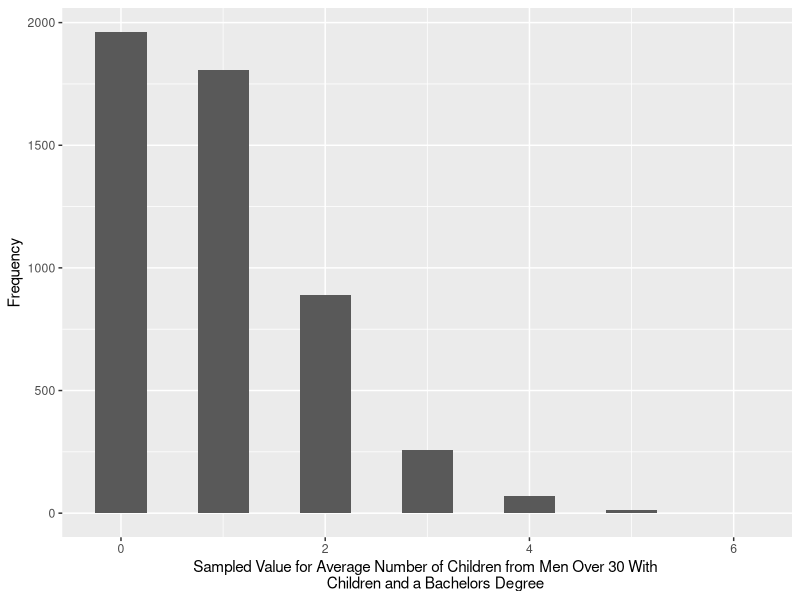
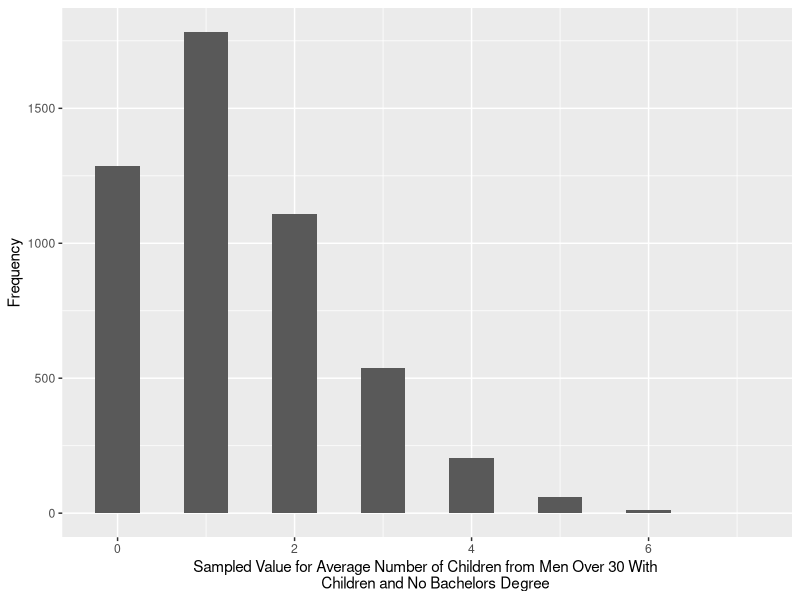
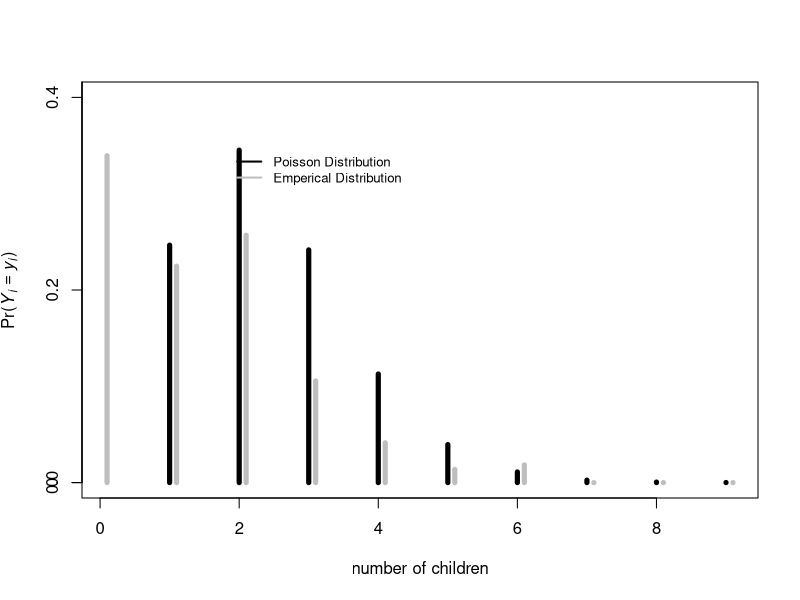
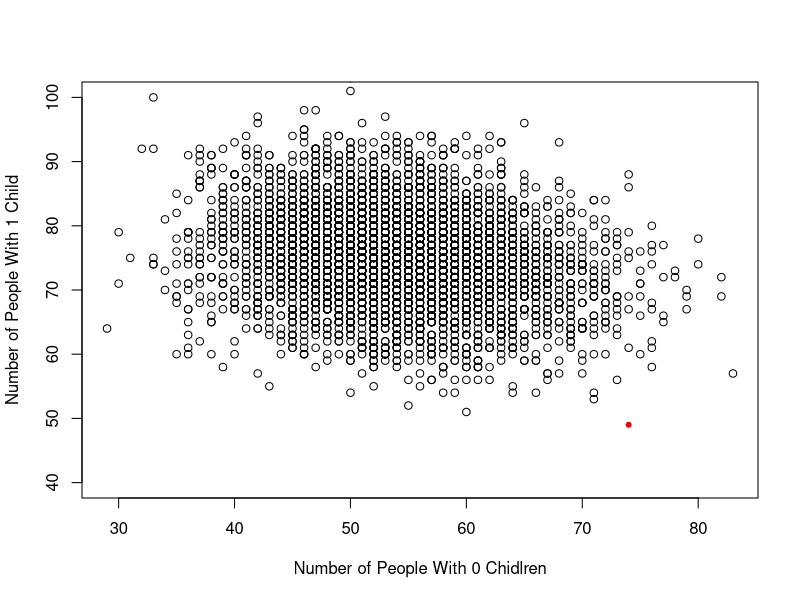

The R source for these figures, in order:
#Exercise 4.8 a), Importing the data sets for men over 30 with a child and
#Bachelors degree. As well as men over 30 with a child and no bachelors degree

#Men over 30 with children and bachelors degree data
y1 <- c(1, 0, 0, 1, 2, 2, 1, 5, 2, 0, 0, 0, 0, 0, 0, 1, 1, 1, 0, 
        0, 0, 1, 1, 2, 1, 3, 2, 0, 0, 3, 0, 0, 0, 2, 1, 0, 2, 1,0
        , 0, 1, 3, 0, 1, 1, 0, 2, 0, 0, 2, 2, 1, 3, 0, 0, 0, 1, 1)

#Men over 30 with children with no bachelors degree data
y2 <- c(2, 2, 1, 1, 2, 2, 1, 2, 1 ,0, 2, 1, 1, 2, 0, 2, 2, 0, 
        2, 1, 0, 0, 3, 6, 1, 6, 4, 0, 3, 2, 0, 1, 0, 0, 0, 3, 0,
        0, 0, 0, 0, 1, 0, 4, 2, 1, 0, 0, 1, 0, 3, 2, 5, 0, 1, 1, 2, 1, 2, 1, 2, 0, 0, 
        0, 2, 1, 0, 2, 0, 2, 4, 1, 1, 1, 2, 0, 1, 1, 1, 1, 0, 2, 3 ,2, 0, 2, 1, 3, 1, 
        3, 2, 2, 3, 2, 0, 0, 0, 1, 0, 0, 0, 1, 2, 0, 3, 3, 0, 1, 2, 2, 2,0, 6, 0, 0, 
        0, 2, 0, 1, 1, 1, 3, 3, 2, 1, 1, 0, 1, 0, 0, 2, 0, 2, 0, 1, 0, 2, 0, 0, 2, 2, 
        4, 1, 2, 3, 2, 0, 0,0, 1, 0, 0, 1, 5, 2, 1, 3, 2, 0, 2, 1, 1, 3, 0, 5, 0, 0, 2, 
        4 ,3, 4, 0 ,0 ,0 ,0 ,0 ,0 ,2 ,2 ,0 ,0 ,2 ,0 ,0, 1,1, 0, 2, 1, 3, 3, 2, 2, 0, 0, 
        2, 3 ,2, 4, 3, 3, 4, 0, 3, 0, 1, 0, 1, 2, 3, 4, 1 ,2 ,6 ,2 ,1 ,2, 2)

a= 2 ; b=1
sy1 = sum(y1) ; n1 = length(y1)
sy2 = sum(y2) ; n2 = length(y2)

#To obtain MC samples we must sample from the posterior to get values for the 
#Parameters from each data set and use that as the parameter for the sampling
#Distribution

#For data set of men over 30 with children and bachelors degree
#Posterior for both data sets is a Gamma
#We will take 5000 samples as instructed 

set.seed(123)

mc.theta1 <- rgamma(5000, a +sy1, b +n1)
y1.mc <- rpois(5000, mc.theta1)

#For data set of men over 30 with children and bachelors degree

mc.theta2 <- rgamma(5000, a +sy2, b +n2)
y2.mc <- rpois(5000, mc.theta2)

#Plotting MC samples for data set of men over 30 with children and bachelors 
#Degree

library(tidyverse)

#Creating data frame to utilize ggplot

MC.samples.df <- data.frame('theta1'= c(mc.theta1),'y1' = c(y1.mc),
                            'theta2'= c(mc.theta2),'y2' = c(y2.mc))

plot1_48 = ggplot(data = MC.samples.df, aes(x=y1.mc))+
  geom_histogram(binwidth=0.5) +
  labs(
    x = 'Sampled Value for Average Number of Children from Men Over 30 With 
    Children and a Bachelors Degree',
    y='Frequency'
  )

#Plotting MC samples for data set of men over 30 with children and no bachelors 
#Degree
#Creating data frame to utilize ggplot

plot2_48 = ggplot(data = MC.samples.df, aes(x=y2.mc))+
  geom_histogram(binwidth=0.5) +
  labs(
    x = 'Sampled Value for Average Number of Children from Men Over 30 With 
    Children and No Bachelors Degree',
    y='Frequency'
  )


#Saving the plots 

ggsave('PosteriorPredictive1_48.png', plot = plot1_48)

ggsave('PosteriorPredictive2_48.png', plot = plot2_48)


#Calculating the difference in Y_A, Y_B and theta_A, theta_B

Y_diff <- MC.samples.df$y2 - MC.samples.df$y1

theta_diff <- MC.samples.df$theta2 - MC.samples.df$theta1


quantiles_theta_diff <- quantile(theta_diff, c(0.025, 0.975))

quantiles_Y_diff <- quantile(Y_diff, c(0.025, 0.975))

#Calculating the mean number of children predicted by posterior predictive

mean1 = mean(y1.mc)

mean2 = mean(y2.mc)

mean1

mean2

#Finding the empirical distribution of the  men with no bachelors degree data

png('Emperical438.png')

ecdf<-(table(c(y2,0:9))-1 )/sum(table(y2))

pois_probs <- dpois(0:9,1.4)

plot(0:9+.1,ecdf,type="h",lwd=5,xlab="number of children",
     ylab=expression(paste("Pr(",italic(Y[i]==y[i]),")",sep="")),col="gray",
     ylim=c(0,0.4))
axis(2,at=c(0,0.2,0.4,0.6,0.8,1))
points(pois_probs, ,lwd=5,col="black",type="h")

legend(1.8,.35,
       legend=c("Poisson Distribution","Emperical Distribution"),
       lwd=c(2,2),col=
         c("black","gray"),bty="n",cex=.8)

#d) Simulating 218 samples from a poisson distribution using each of the 
#simulated parameter values in mc.thetaB 
set.seed(123)

num_simulations=5000
nB=218

count_0s <- numeric(num_simulations)
count_1s <- numeric(num_simulations)

# Simulate data for each θB-value
for (i in 1:num_simulations) {
  # Simulate Poisson distribution for each θB-value
  simulated_data <- rpois(nB, lambda = mc.theta2[i])
  # Count occurrences of 0s and 1s
  count_0s[i] <- sum(simulated_data == 0)
  count_1s[i] <- sum(simulated_data == 1)
}

#Finding number of people from MC simulated y2 data set have 1 and 0 children

obs.count.0s = sum(y2 == 0)

obs.counts.1s = sum(y2== 1)

#Plotting the number of 1's vs the number of 0's

png('Count10.png')

plot(count_0s,count_1s,xlab='Number of People With 0 Chidlren',ylab='Number of People With 1 Child',ylim = c(40,100))
points(obs.count.0s,obs.counts.1s,pch = 20, col = "red")

